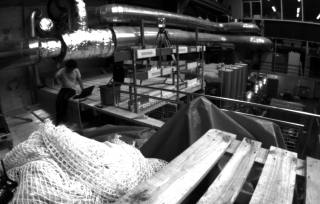
#> input picture docs/images/ds-euroc-mh01-cam0.jpg, 320 x 204 px; its folder holds only this picture in this run
$ python prepare_visdrone_det.py ../../docs/images out.png
#> lines starting #> are read from the running program, lines starting #| are printed output that depends on the picture
"""Prepare VisDrone2019-DET images as a replay stream for the on-board probe.

Every image is placed on ONE canvas the size of the node's tile source
(1280x720, the frame size `detection_tiles` requires): scaled to fit with the
aspect preserved, centred, padded with letterbox grey. VisDrone-DET-val mixes
1360x765, 960x540 and 1920x1080 (all 16:9, so no padding in practice; the
manifest records scale and offset per image either way). RGB is converted to
packed NV12 with the inverse of the SDK full-range matrix and a 2x2 chroma
mean — the same transform that produced the controlled HEF's calibration set.

Per image the regions mirror `five_tile_layout`: four 0.6x0.6 corner tiles at
0.4 stride, then the full view; the first region streams the frame, the rest
`reuse_source`. Scoring treats the full view alone as "single-tile" and all
five as "five-tile". Object sizes are recorded in original pixels; the scorer
buckets by canvas pixels (what the detector actually sees).
"""
import argparse
import hashlib
import json
import pathlib

import numpy as np
from PIL import Image

CANVAS_W, CANVAS_H = 1280, 720
PAD = (114, 114, 114)
FIELDS = ('x', 'y', 'w', 'h', 'score', 'category', 'truncation', 'occlusion')


def even_floor(v):
    return int(v) & ~1


def five_tile_layout(w, h):
    """Same fractions and rounding as garuda::fresh::five_tile_layout."""
#> called with w = 1280, h = 720
    fracs = [(0.0, 0.0, 0.6, 0.6, False), (0.4, 0.0, 0.6, 0.6, False),
             (0.0, 0.4, 0.6, 0.6, False), (0.4, 0.4, 0.6, 0.6, False),
             (0.0, 0.0, 1.0, 1.0, True)]
    out = []
    for fx, fy, fw, fh, full in fracs:
        x, y = even_floor(fx * w), even_floor(fy * h)
        tw, th = even_floor(fw * w), even_floor(fh * h)
        if x + tw > w:
            tw = even_floor(w - x)
        if y + th > h:
            th = even_floor(h - y)
        out.append(dict(x=x, y=y, w=tw, h=th, full_frame=full))
    return out


# [18 lines left out: functions native_tile_layout, place_native, not called in this run]


def packed_full_nv12(image):
    """Inverse of the documented SDK full-range conversion, then 2x2 chroma mean."""
    rgb = np.asarray(image, dtype=np.float32)
    h, w = rgb.shape[:2]
    if h % 2 or w % 2:
        raise ValueError('NV12 needs even dimensions')
    matrix = np.array([[1, 0, 1.4], [1, -.343, -.711], [1, 1.765, 0]], np.float32)
    yuv = rgb @ np.linalg.inv(matrix).T
    yuv[:, :, 1:] += 128
    y = np.clip(np.rint(yuv[:, :, 0]), 0, 255).astype(np.uint8)
    uv = yuv[:, :, 1:].reshape(h // 2, 2, w // 2, 2, 2).mean(axis=(1, 3))
    uv = np.clip(np.rint(uv), 0, 255).astype(np.uint8)
    return np.concatenate([y.ravel(), uv.ravel()])


def place_on_canvas(image):
    scale = min(CANVAS_W / image.width, CANVAS_H / image.height)
    cw, ch = round(image.width * scale), round(image.height * scale)
    canvas = Image.new('RGB', (CANVAS_W, CANVAS_H), PAD)
#> canvas: PIL image 1280x720 RGB; every value is 114
    ox, oy = (CANVAS_W - cw) // 2, (CANVAS_H - ch) // 2
    canvas.paste(image.resize((cw, ch), Image.BILINEAR), (ox, oy))
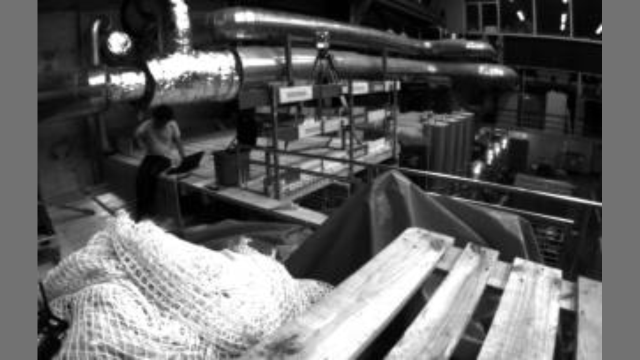
#> canvas: PIL image 1280x720 RGB (shown at 1/2 size); min 0, max 255, mean 96.7
    return canvas, scale, ox, oy


def read_annotations(path):
    rows = []
    for line in path.read_text().splitlines():
        line = line.strip().rstrip(',')
        if not line:
            continue
        rows.append(dict(zip(FIELDS, (int(v) for v in line.split(',')))))
    return rows


def main():
    p = argparse.ArgumentParser(description=__doc__)
    p.add_argument('dataset', type=pathlib.Path, help='VisDrone2019-DET-val directory (images/, annotations/)')
    p.add_argument('output', type=pathlib.Path)
    p.add_argument('--limit', type=int, default=0, help='first N images only (0 = all)')
    p.add_argument('--sample-count', type=int, default=0, help='deterministic evenly spaced subset of sorted filenames')
    p.add_argument('--native-pixels', action='store_true', help='unresized originals in 1920x1080 padded source; fixed 640-grid, not live ISP')
    a = p.parse_args()
    a.output.mkdir(parents=True, exist_ok=False)
    files = sorted((a.dataset / 'images').glob('*.jpg'))
    if a.sample_count:
        if a.limit or not 1 <= a.sample_count <= len(files):
            raise ValueError('choose valid sample-count OR limit')
        indices=np.linspace(0,len(files)-1,a.sample_count,dtype=int)
        files=[files[i] for i in indices]
    if a.limit:
        files = files[:a.limit]
    if not files:
        raise SystemExit('no images')
    regions, images = [], []
    digest = hashlib.sha256()
    sizes = {}
    width,height=(1920,1080) if a.native_pixels else (CANVAS_W,CANVAS_H)
    layout=native_tile_layout(width,height) if a.native_pixels else five_tile_layout(width,height)
    with (a.output / 'source.nv12').open('xb') as out:
        for index, file in enumerate(files):
            image = Image.open(file).convert('RGB')
            sizes[f'{image.width}x{image.height}'] = sizes.get(f'{image.width}x{image.height}', 0) + 1
            canvas, scale, ox, oy = place_native(image) if a.native_pixels else place_on_canvas(image)
#> scale = 3.53; ox = 75; oy = 0
            data = packed_full_nv12(canvas).tobytes()
#> in packed_full_nv12, `yuv = rgb @ np.linalg.inv(matrix).T`:
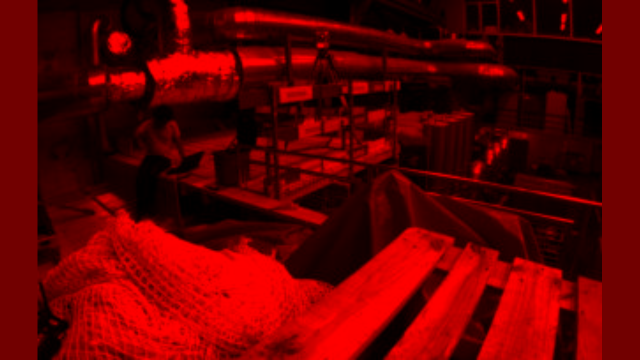
#> yuv: shape (720, 1280, 3) float32 (shown at 1/2 size); mean R, G, B 96.6, 0, 0; drawn with min black and max white
#> in packed_full_nv12, `yuv[:, :, 1:] += 128`:
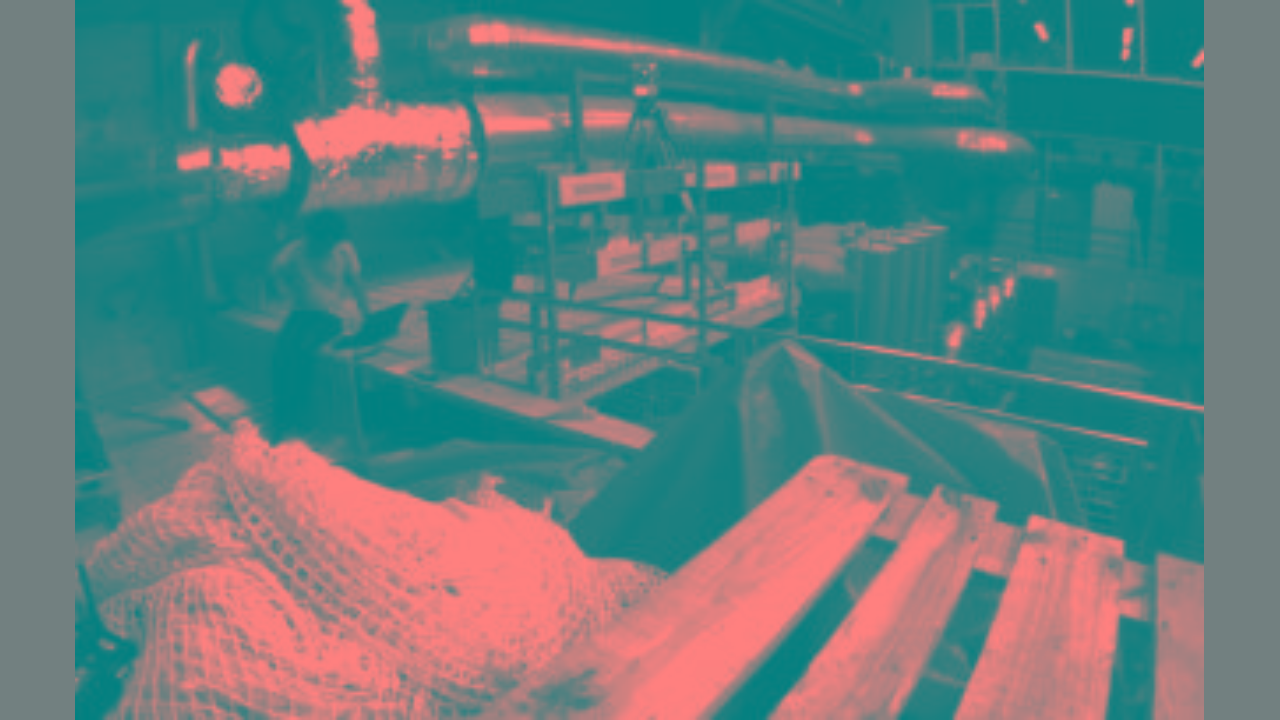
#> yuv: shape (720, 1280, 3) float32; mean R, G, B 96.6, 128, 128
            out.write(data)
            digest.update(data)
            for tile, r in enumerate(layout):
                regions.append(dict(source_w=width, source_h=height, **r, reuse_source=tile > 0,
                                    via_1080p=False, method='native_grid' if a.native_pixels else 'five_tile', tile=tile, image_index=index))
            images.append(dict(index=index, file=file.name, width=image.width, height=image.height,
                               image_sha256=hashlib.sha256(file.read_bytes()).hexdigest(),
                               scale=scale, offset_x=ox, offset_y=oy,
                               gt=read_annotations(a.dataset / 'annotations' / (file.stem + '.txt'))))
    (a.output / 'regions.json').write_text(json.dumps(regions))
    manifest = dict(dataset=str(a.dataset.resolve()), canvas=[width, height], images=images,
                    inputs=len(regions), source_sha256=digest.hexdigest(), source_sizes=sizes,
                    tile_layout=layout, native_pixels=a.native_pixels,
                    sample_policy='evenly spaced sorted filenames' if a.sample_count else 'sorted filenames prefix/all',
                    conversion=('Unresized original RGB pixels, centred pad 114; ' if a.native_pixels else
                                'PIL bilinear fit to canvas, letterbox pad 114; ')+'RGB->NV12 via inverse SDK '
                               'full-range matrix, 2x2 chroma mean, rounded/clipped (same as controlled '
                               'HEF calibration transform)',
                    licence='VisDrone2019 (AISKYEYE, Tianjin University) — research use; images not committed')
    (a.output / 'manifest.json').write_text(json.dumps(manifest))
    print(json.dumps(dict(images=len(images), inputs=len(regions), source_sizes=sizes,
                          source_sha256=digest.hexdigest())))


if __name__ == '__main__':
#> (the run stopped early here; a loop or call above may not have finished)

$ run again, on docs/images/reproj-overlay.jpg
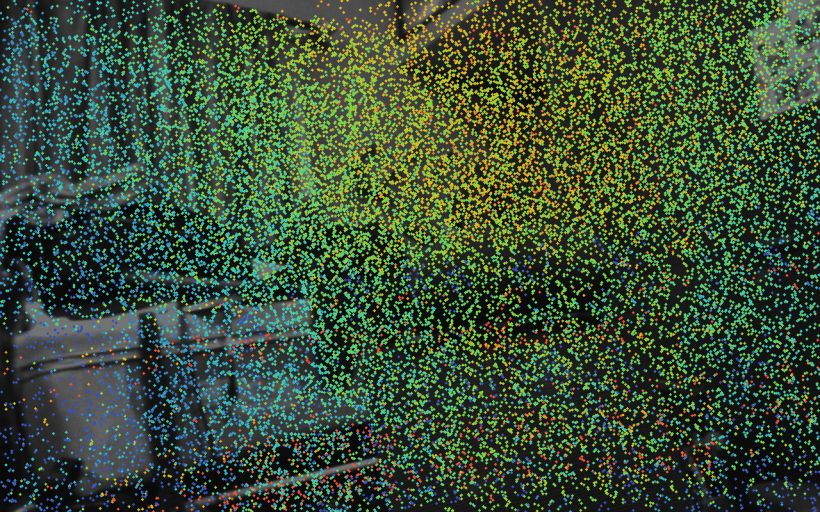
#> input picture docs/images/reproj-overlay.jpg, 820 x 512 px
#> in main, image is the input picture: PIL image 820x512 RGB; mean R, G, B 59.8, 78.7, 56.7
#> in place_on_canvas, `canvas.paste(image.resize((cw, ch), Image.BILINEAR), (ox, oy))`:
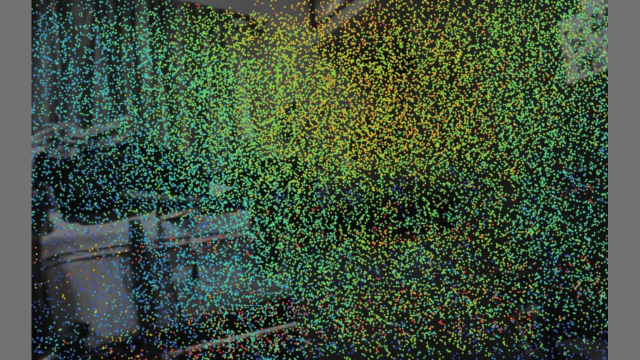
#> canvas: PIL image 1280x720 RGB (shown at 1/2 size); mean R, G, B 65.2, 82.2, 62.4
#> in main, `canvas, scale, ox, oy = place_native(image) if a.native_pixels else pl..`: scale = 1.41; ox = 63; oy = 0
#> in packed_full_nv12, `y = np.clip(np.rint(yuv[:, :, 0]), 0, 255).astype(np.uint8)`:
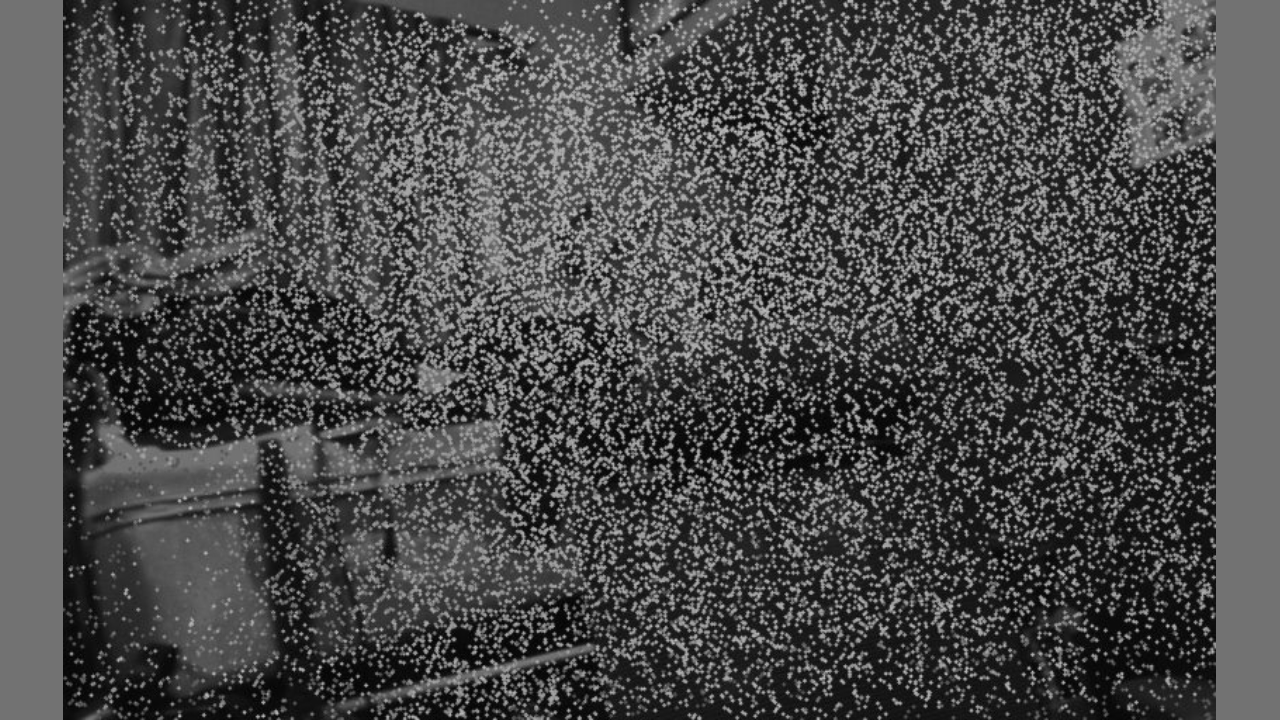
#> y: shape (720, 1280); min 1, max 197, mean 74.8

$ run again, on docs/images/reproj-raw.jpg
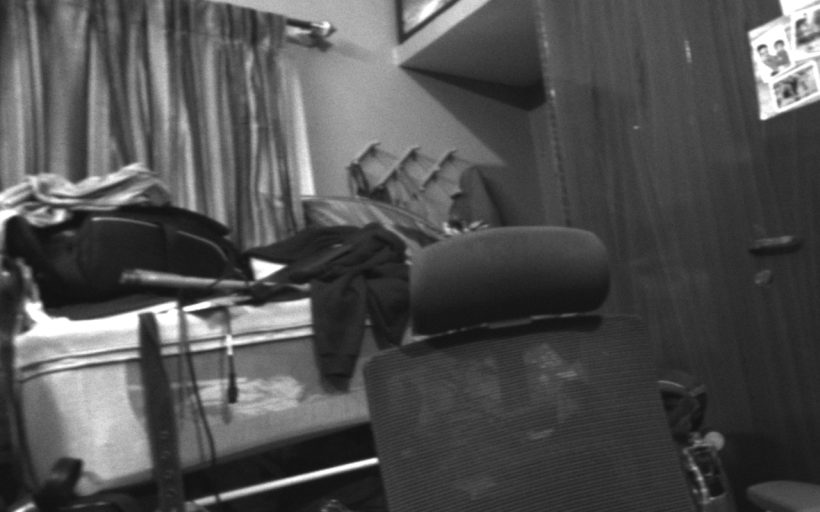
#> input picture docs/images/reproj-raw.jpg, 820 x 512 px
#> in main, image is the input picture: PIL image 820x512 RGB; min 15, max 255, mean 80.2
#> in place_on_canvas, `canvas.paste(image.resize((cw, ch), Image.BILINEAR), (ox, oy))`:
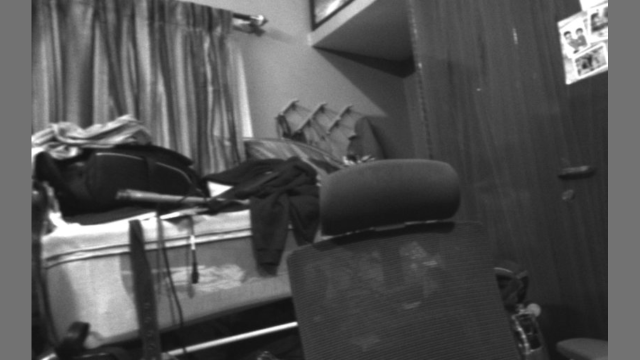
#> canvas: PIL image 1280x720 RGB (shown at 1/2 size); min 15, max 255, mean 83.6
#> in main, `canvas, scale, ox, oy = place_native(image) if a.native_pixels else pl..`: scale = 1.41; ox = 63; oy = 0
#> in packed_full_nv12, `yuv[:, :, 1:] += 128`:
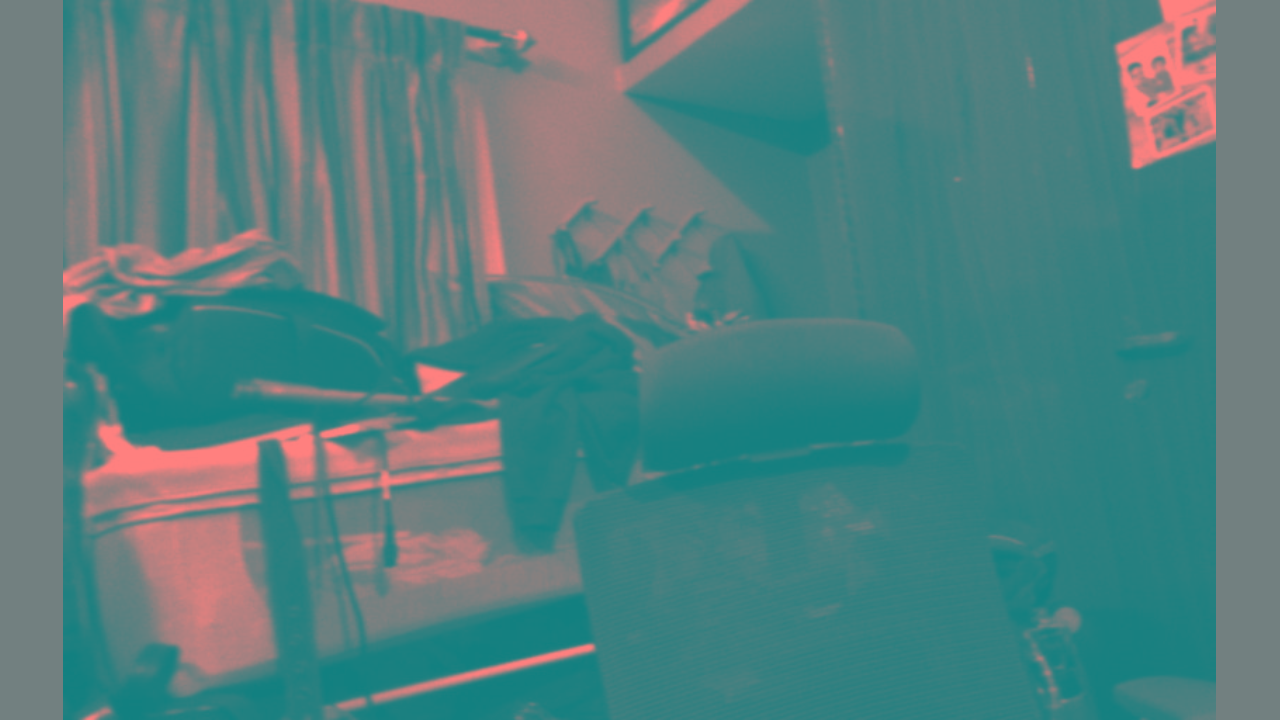
#> yuv: shape (720, 1280, 3) float32; mean R, G, B 83.3, 128, 128
